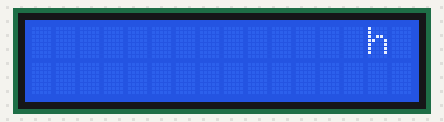
Recording of a sketch running on a simulated Arduino Uno, built with avr-gcc and run on an emulated ATmega328P. Shown: 16×2 character LCD.

Above: at 0.1 s.
At 1.6 s:
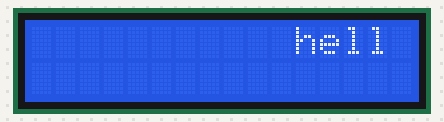
At 3.1 s:
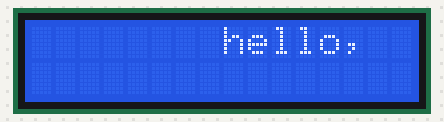
At 4.6 s:
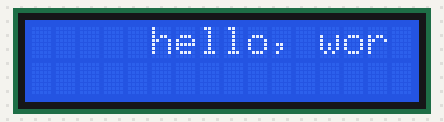
At 6.6 s:
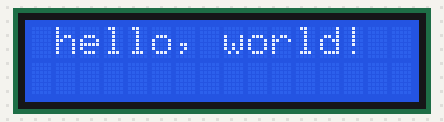
At 13.7 s:
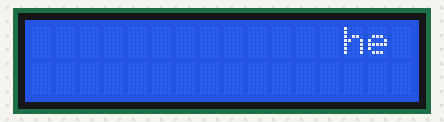

Measured:
- by itself, everything shown: repeats every 13.1 s, in 27 steps
- what the display in image 1 shows lasts 0.5 s, from 1.6 s to 2.1 s

The sketch:

LCDSFscrolldemo.ino
```cpp
// include the library code
#include <Wire.h>
#include <LiquidCrystal_I2C.h>

char array2[]="hello, world!             "; //the string to print on the LCD
int tim = 500; //the value of delay time

// initialize the library with the numbers of the interface pins
LiquidCrystal_I2C lcd(0x27,16,2); // set the LCD address to 0x27 for a 16 chars and 2 line display

void setup()
{
  lcd.init(); //initialize the lcd
  lcd.backlight(); //open the backlight
}

void loop()
{
  lcd.clear(); //Clears the LCD screen and positions the cursor in the upper-left  corner.
  lcd.setCursor(15,0); // set the cursor to column 15, line 1
  for (int positionCounter = 0; positionCounter < 26; positionCounter++)
  {
    lcd.scrollDisplayLeft(); //Scrolls the contents of the display one space to the left.
    lcd.print(array2[positionCounter]); // Print a message to the LCD.
    delay(tim); //wait for 250 microseconds
  }
  lcd.clear(); //Clears the LCD screen and positions the cursor in the upper-left corner.
}
```
